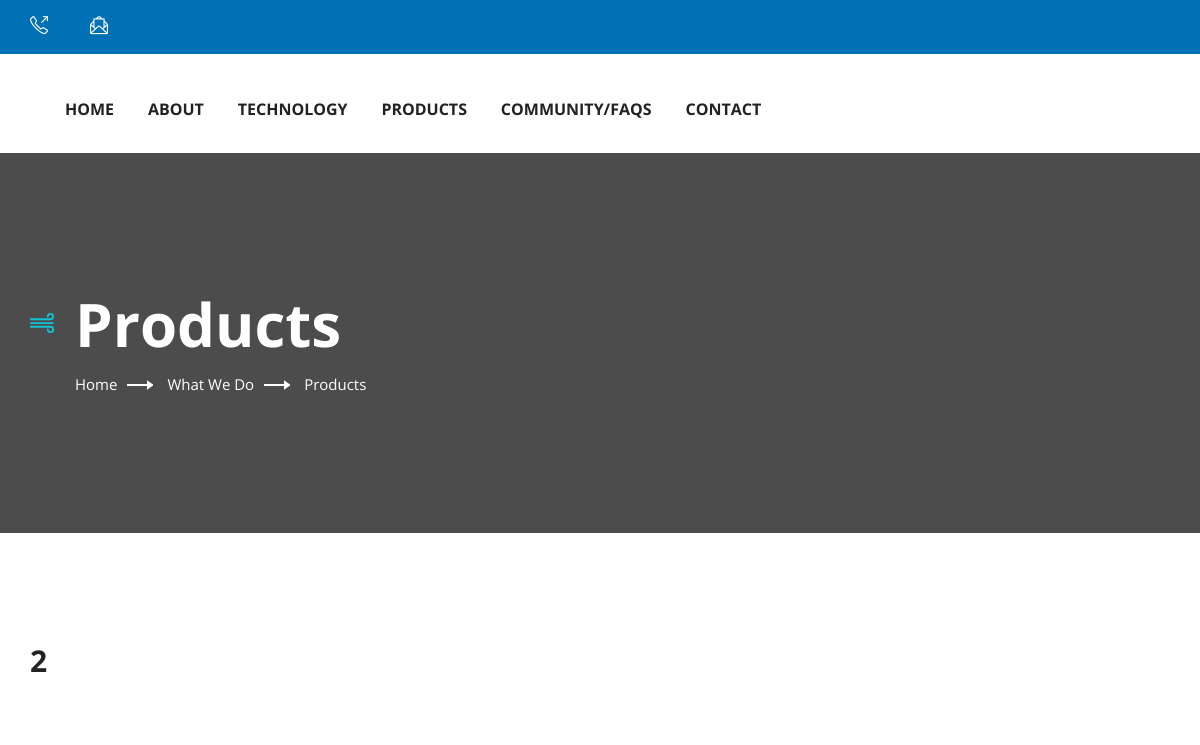
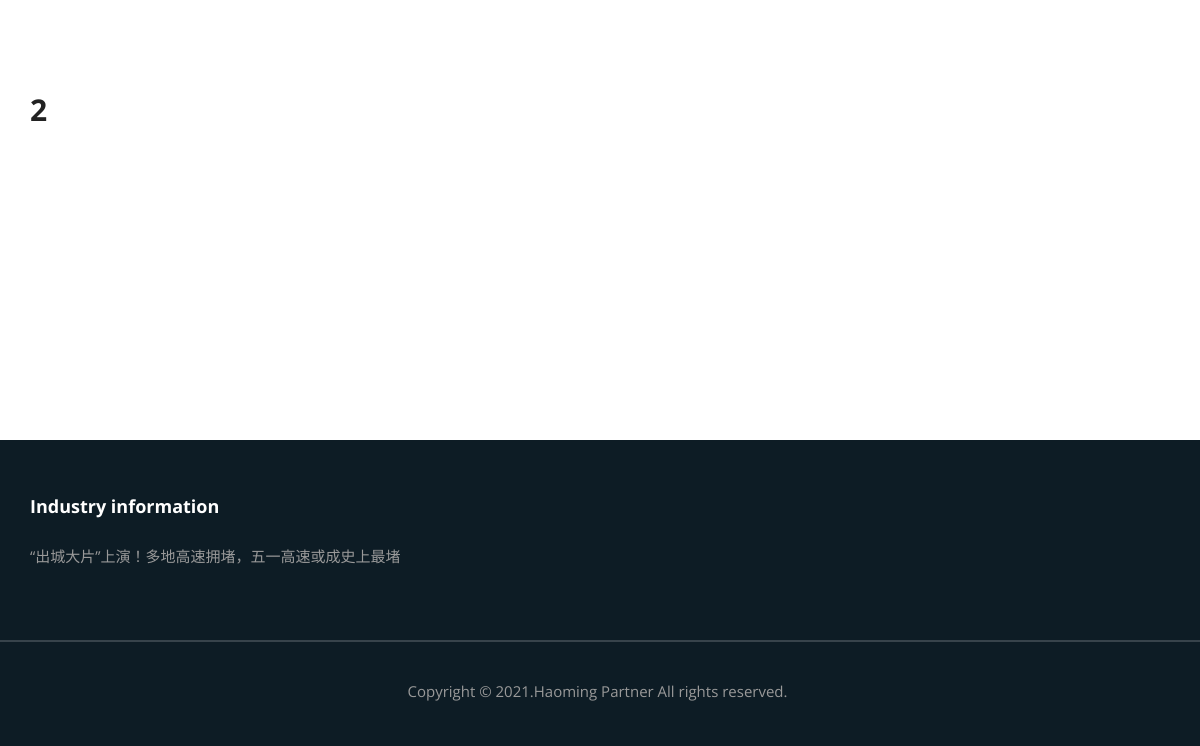
Before: /products/ with the older database file (2 pictures, top to bottom).
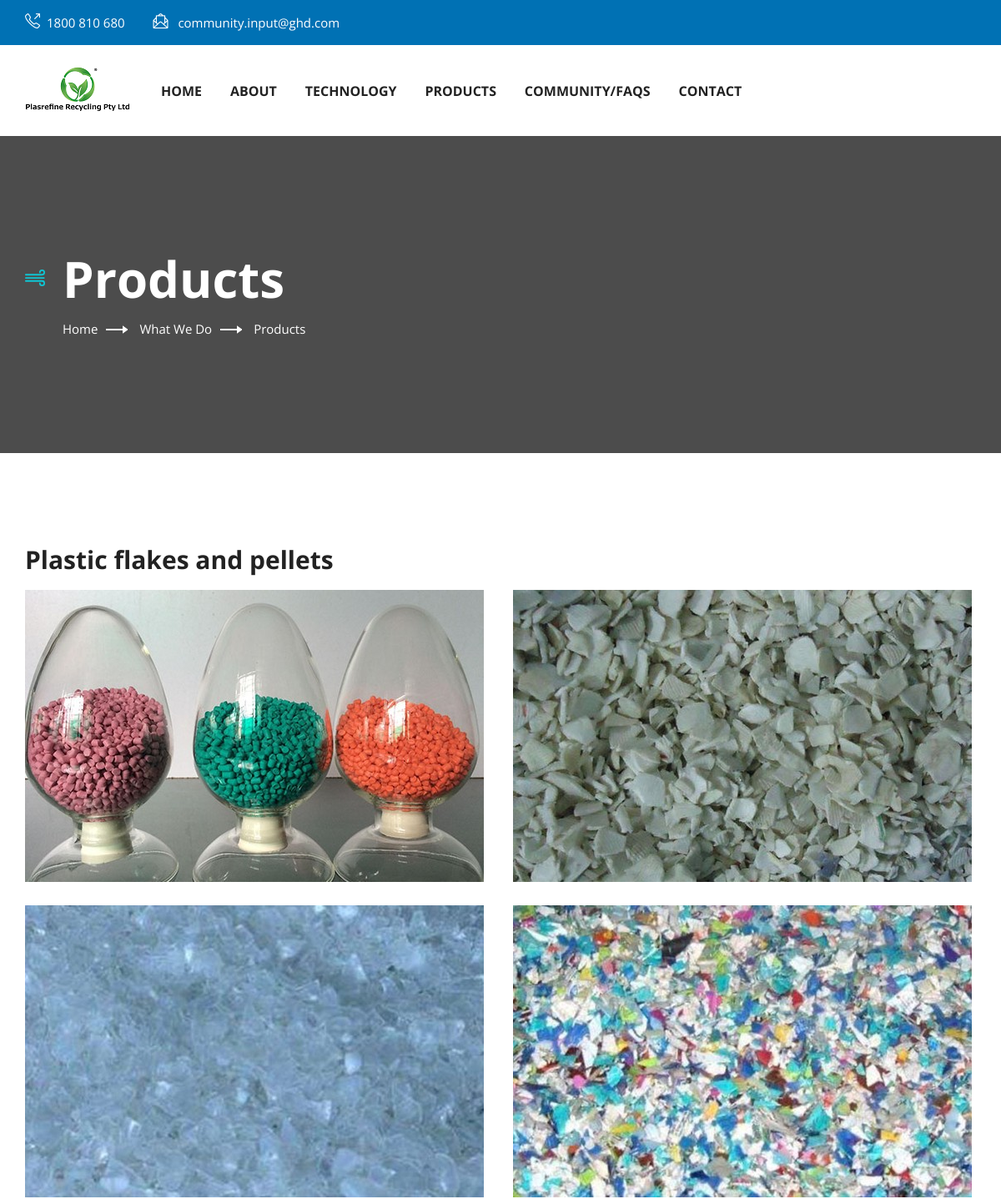
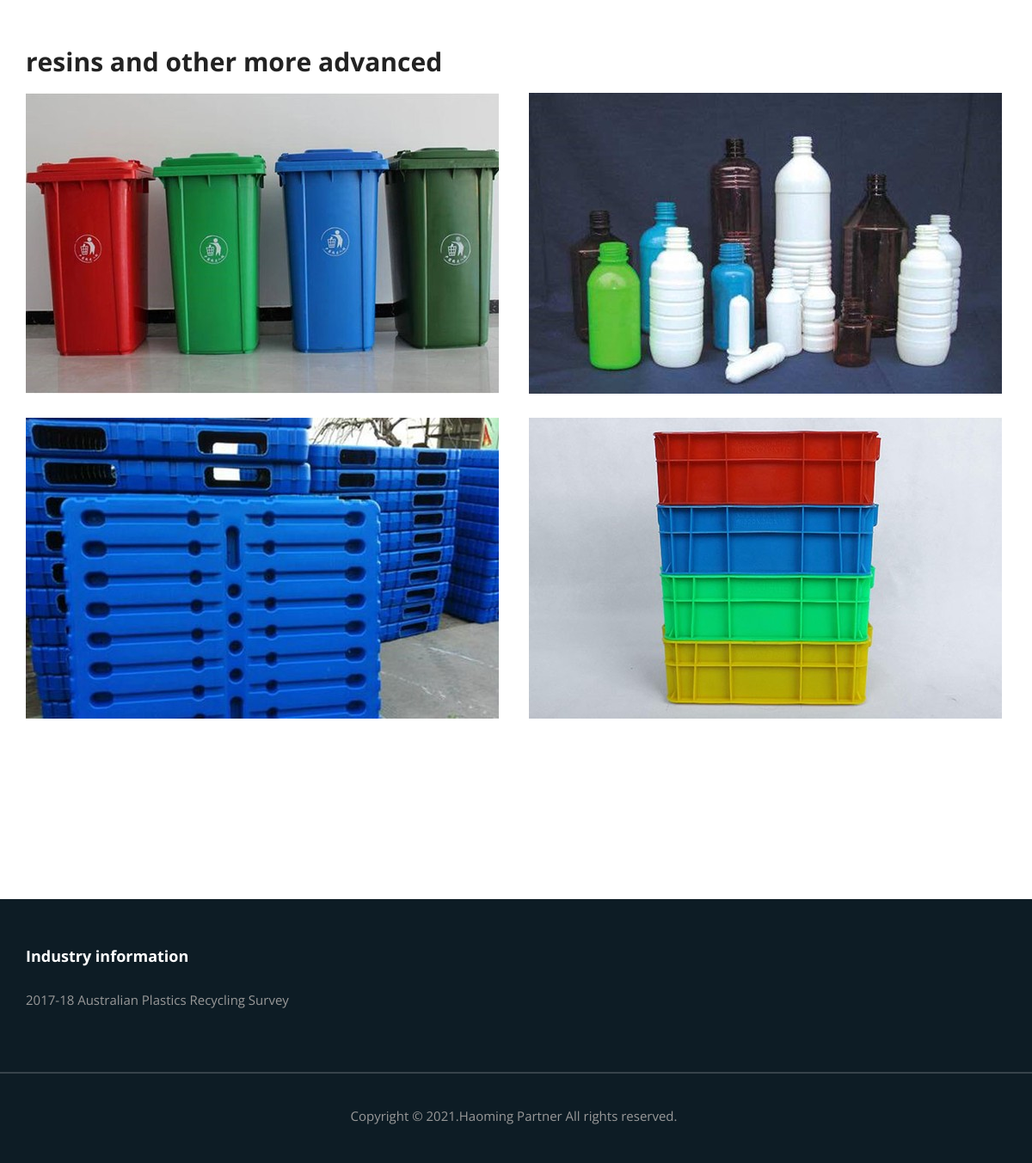
After: the same page with the newer database file (2 pictures, top to bottom).
### web/models.py (models this page shows, shortened)
class ProductsPage(models.Model):
    text1 = models.CharField("文本1", max_length=30)
    img1 = ProcessedImageField(
        upload_to='Image/product',
        processors=[ResizeToFill(550, 350)],
        format='JPEG',
        options={'quality': 90},
        verbose_name="图片1"
    )
    img2 = ProcessedImageField(
        upload_to='Image/product',
        processors=[ResizeToFill(550, 350)],
        format='JPEG',
        options={'quality': 90},
        verbose_name="图片2"
    )
    img3 = ProcessedImageField(
        upload_to='Image/product',
        processors=[ResizeToFill(550, 350)],
        format='JPEG',
        options={'quality': 90},
        verbose_name="图片3"
    )
    img4 = ProcessedImageField(
        upload_to='Image/product',
        processors=[ResizeToFill(550, 350)],
        format='JPEG',
        options={'quality': 90},
        verbose_name="图片4"
    )
    text2 = models.CharField("文本1", max_length=30)
    img5 = ProcessedImageField(
        upload_to='Image/product',
        processors=[ResizeToFill(550, 350)],
        format='JPEG',
        options={'quality': 90},
        verbose_name="图片1"
    )
    img6 = ProcessedImageField(
        upload_to='Image/product',
        processors=[ResizeToFill(550, 350)],
        format='JPEG',
        options={'quality': 90},
        verbose_name="图片2"
    )
    img7 = ProcessedImageField(
        upload_to='Image/product',
        processors=[ResizeToFill(550, 350)],
        format='JPEG',
        options={'quality': 90},
        verbose_name="图片3"
    )
    img8 = ProcessedImageField(
        upload_to='Image/product',
        processors=[ResizeToFill(550, 350)],
        format='JPEG',
        options={'quality': 90},
        verbose_name="图片4"
    )
    class Meta:
        verbose_name = 'products'
        verbose_name_plural = 'products'

class Blog(models.Model):
    title = models.CharField("标题", max_length=100, unique=False)
    files = models.FileField(upload_to="File")
    introduction = models.CharField("简介", max_length=300)
    add_date = models.DateTimeField('保存日期', default=timezone.now)
    mod_date = models.DateTimeField('最后修改日期', auto_now=True)
    def __str__(self):
        return self.title
    class Meta:
        verbose_name = 'COMMUNITY/FAQS'
        verbose_name_plural = 'COMMUNITY/FAQS'

class WebSetting(models.Model):
    SettingName = models.CharField(max_length=60, verbose_name="配置名称")
    title = models.CharField(max_length=60, verbose_name="网站名称")
    phone = models.CharField(max_length=60,verbose_name='电话')
    email = models.CharField(max_length=60,verbose_name='邮箱')
    logo = models.ImageField(help_text="LOGO 分辨率:180*55", upload_to='Image/logo')
    def admin_sample(self):
        return mark_safe('<img src="/media/%s" height="55" width="150" />' % self.logo)
    admin_sample.short_description = 'Logo'
    admin_sample.allow_tags = True
    def __str__(self):
        return self.SettingName
    class Meta:
        verbose_name = 'Settings'
        verbose_name_plural = 'Settings'

### web/views.py (the view)
# urls.py: path('products/', views.products, name='about'),
def products(request):
    data = ProductsPage.objects.first()
    return render(request, 'products.html', {"data": data})

### web/templatetags/index_tags.py (called while the page is built)
@register.simple_tag
def get_news4_tag():
    news4 = Blog.objects.order_by('-id')[:list_count]
    print("news4", news4)
    return news4

@register.simple_tag
def get_settings():
    print(settings.WEBSETTING_INDEX)
    set = WebSetting.objects.filter(id=settings.WEBSETTING_INDEX).first()
    print(set)
    return set

### web/templates/products.html
{% extends "base.html" %}
{% load static %}
{% block content %}
<section id="breadcrumb" class="breadcrumb-section position-relative" data-background="{% static 'assets/img/background/bcbg.jpg' %}">
    <div class="background_overlay"></div>
    <div class="container">
        <div class="breadcrumb-content headline">
            <h2 class="breadcrumb-title">Products</h2>
            <div class="breadcrumb_item ul-li">
                <ul class="breadcrumb">
                    <li class="breadcrumb-item"><a href="#">Home</a></li>
                    <li class="breadcrumb-item"><a href="#">What We Do</a></li>
                    <li class="breadcrumb-item active">Products</li>
                </ul>
            </div>
        </div>
    </div>
</section>
<section id="service-details" class="service-details-section">
    <div class="container">
        <div class="row">
            <div class="col-lg-12 col-md-12">
                <div class="service-single-content">
                    <h4>{{ data.text1 }}</h4>
                    <div class="row">
                        <div class="col-md-6">
                            <img src="media/{{ data.img1 }}" alt="">
                        </div>
                        <div class="col-md-6">
                            <img src="media/{{ data.img2 }}" alt="">
                        </div>
                        <br/>
                    </div>
                    <br/>
                    <div class="row">
                        <div class="col-md-6">
                            <img src="media/{{ data.img3 }}" alt="">
                        </div>
                        <div class="col-md-6">
                            <img src="media/{{ data.img4 }}" alt="">
                        </div>
                    </div>
                    <br/><br/>
                    <h4>{{ data.text2 }}</h4>
                    <div class="row">
                        <div class="col-md-6">
                            <img src="media/{{ data.img5 }}" alt="">
                        </div>
                        <div class="col-md-6">
                            <img src="media/{{ data.img6 }}" alt="">
                        </div>
                    </div>
                    <br/>
                    <div class="row">
                        <div class="col-md-6">
                            <img src="media/{{ data.img7 }}" alt="">
                        </div>
                        <div class="col-md-6">
                            <img src="media/{{ data.img8 }}" alt="">
                        </div>
                    </div>
                </div>
            </div>
        </div>
    </div>
</section>
{% endblock content %}

### web/templates/base.html (shortened to what this page needs)
{% load static %}
{% load index_tags %}
{% get_news4_tag as news4 %}
{% get_settings as settings %}
<!DOCTYPE html>
<html lang="en">
<head>
    <link rel="stylesheet" href="{% static 'assets/css/owl.carousel.css' %}">
    <link rel="stylesheet" href="{% static 'assets/css/fontawesome-all.css' %}">
    <link rel="stylesheet" href="{% static 'assets/css/simple-line-icons.css' %}">
    <link rel="stylesheet" href="{% static 'assets/css/animate.css' %}">
    <link rel="stylesheet" href="{% static 'assets/css/flaticon.css' %}">
    <link rel="stylesheet" href="{% static 'assets/css/bootstrap.min.css' %}">
    <link rel="stylesheet" href="{% static 'assets/css/video.min.css' %}">
    <link rel="stylesheet" href="{% static 'assets/css/lightbox.css' %}">
    <link rel="stylesheet" href="{% static 'assets/css/style.css' %}">
</head>
<body>
<header id="header_id" class="main_header header_style_one">
    <div class="header_top">
        <div class="container">
            <div class="row">
                <div class="col-md-6">
                    <div class="header_top_contact ul-li clearfix">
                        <ul>
                            <li><i class="icon-call-out"></i>{{ settings.phone }}</li>
                            <li><i class="icon-envelope-letter"></i> <a
                                    href="mailto:{{ settings.email }}">{{ settings.email }}</a>
                            </li>
                        </ul>
                    </div>
                </div>
            </div>
        </div>
    </div>
    <div class="site-main-menu clearfix">
        <div class="container">
            <div class="brand-logo float-left">
                <a href="/"><img src="/media/{{ settings.logo }}" alt=""></a>
            </div>
            <nav class="main_navigation desktop-menu ul-li">
                <ul id="main-nav" class="navbar-nav text-uppercase clearfix">
                    <li><a href="/">Home</a></li>
                    <li><a href="/about/">About</a></li>
                    <li><a href="/technology/">Technology</a></li>
                    <li><a href="/products/">Products</a></li>
                    <li><a href="/news/">COMMUNITY/FAQS</a></li>
                    <li><a href="/contact/">Contact</a></li>
                </ul>
            </nav>
        </div>
    </div>
</header>
{% block content %}
{% endblock content %}
<footer id="footer-id" class="footer-section">
    <div class="footer-content">
        <div class="container">
            <br/><br/>
            <div class="footer-widget-area">
                <div class="row">
                    <div class="col-lg-6 col-md-6">
                        <div class="footer-widget-item pera-content">
                            <div class="footer-menu-widget ul-li-block">
                                <h3 class="el-widget-title"><a href="/news/">Industry information</a></h3>
                                <ul>
                                    {% for i in news4 %}
                                        <li><a href="/news/detail/{{ i.id }}">{{ i.title }}</a></li>
                                    {% endfor %}
                                </ul>
                            </div>
                        </div>
                    </div>
                </div>
            </div>
        </div>
    </div>
    <div class="footer-copyright-text text-center">
        <p>Copyright &copy; 2021.Haoming Partner All rights reserved.</p>
    </div>
</footer>
</body>
</html>

### web/static/assets/css/lightbox.css (style rules this page uses)
body:after { content: url(../img/close.png) url(../img/loading.gif) url(../img/prev.png) url(../img/next.png); display: none; }

Changed rows visible on the page:
now on this page (row edited): WebSetting: phone "1800 810 680", email "community.input@ghd.com", logo (picture)
changed WebSetting: email empty → "community.input@ghd.com" (drawn)
changed ProductsPage: text1 "2" → "Plastic flakes and pellets"; img1: picture added; img2: picture added; img3: picture added; img4: picture added; text2 "2" → "resins and other more advanced"; img5: picture added; img6: picture added; img7: picture added; img8: picture added
changed Blog: title "“出城大片”上演！多地高速拥堵，五一高速或成史上最堵" → "2017-18 Australian Plastics Recycling Survey"
